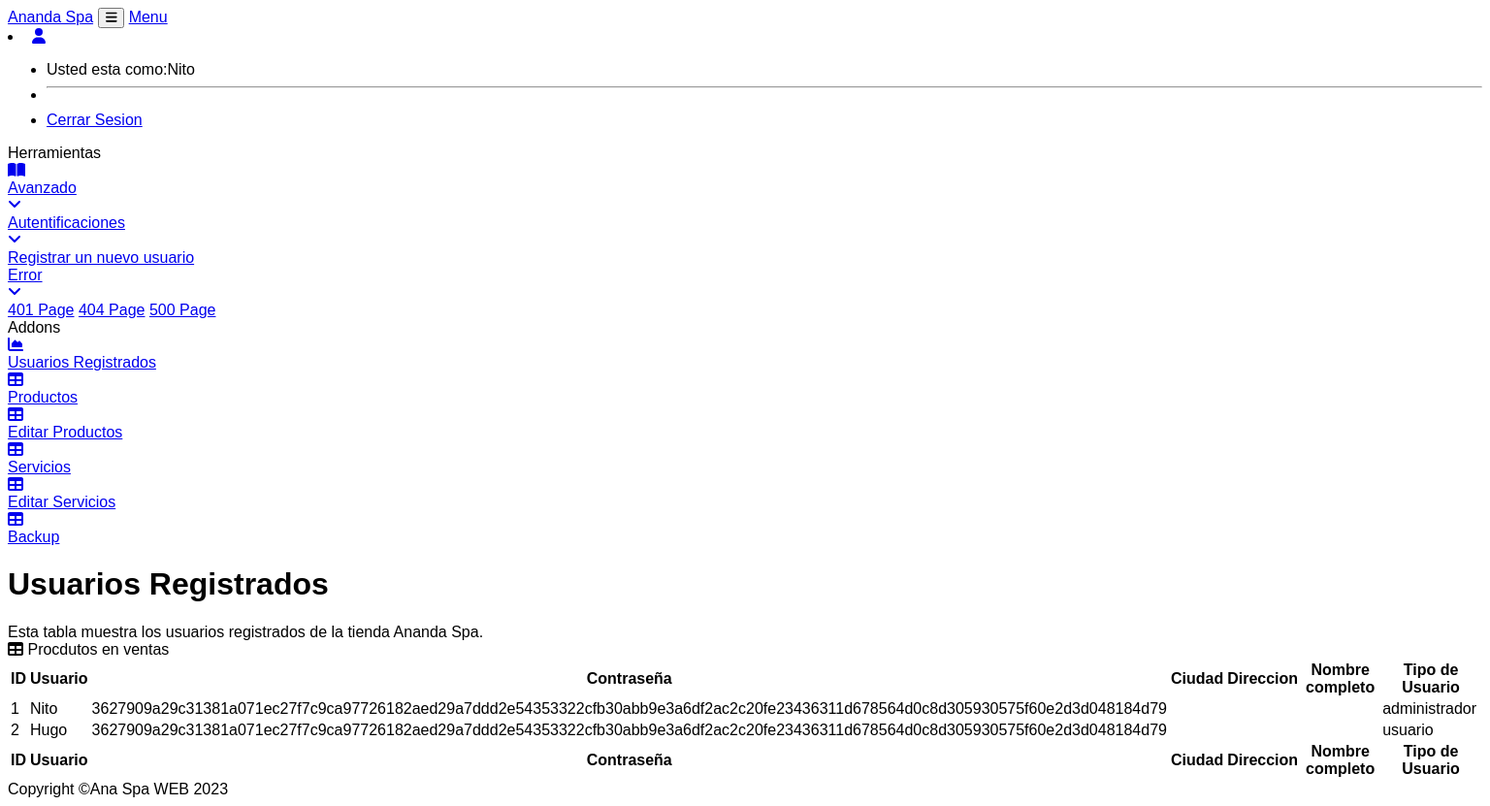
The app's page /usuarios_registrados.php (signed in), older data.
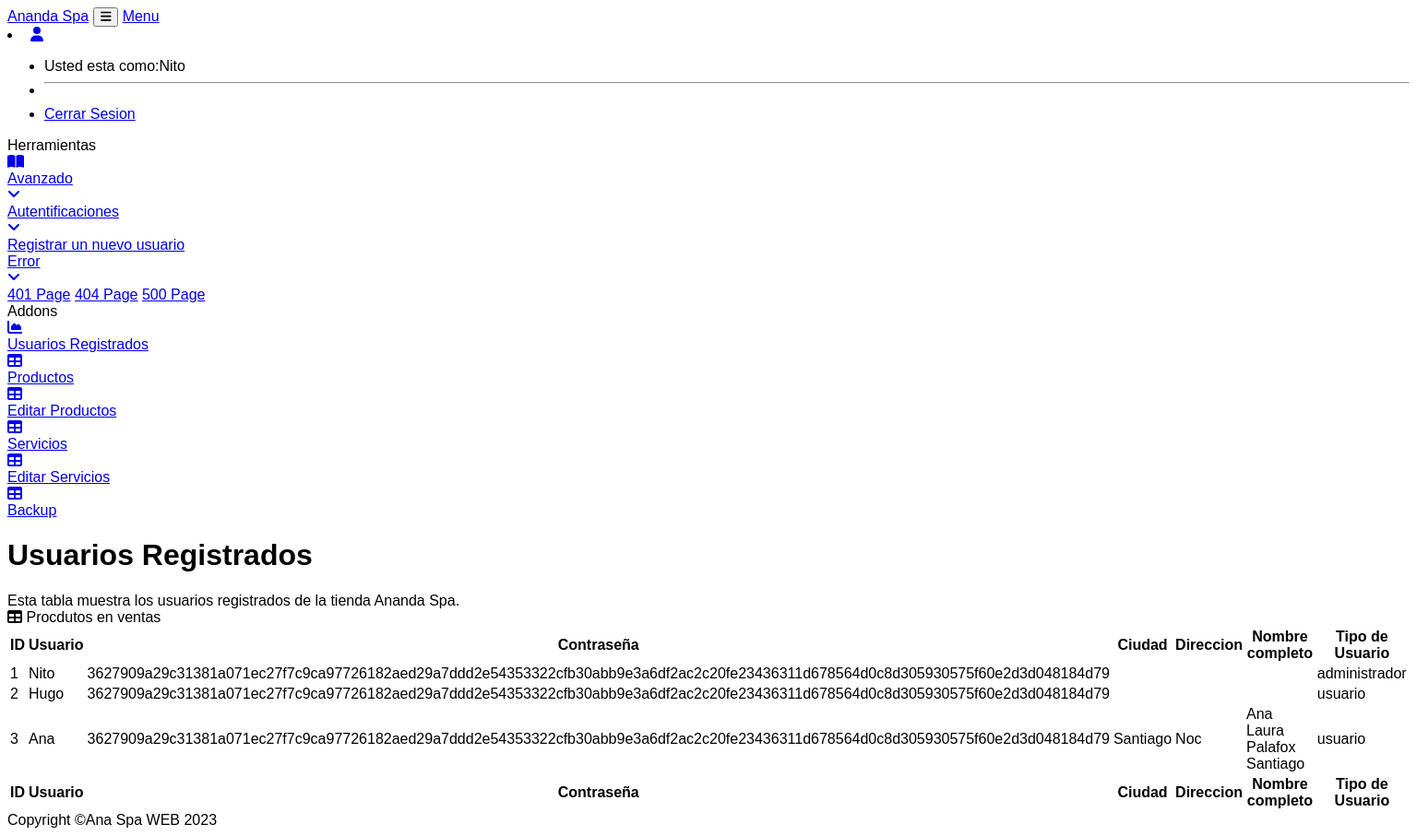
The same page, newer data.
### tables this page shows
CREATE TABLE `usuarios` (
  `id` int(11) NOT NULL AUTO_INCREMENT,
  `usuario` varchar(255) NOT NULL,
  `password` varchar(255) NOT NULL,
  `tipo_usuario` varchar(255) NOT NULL,
  `Ciudad` varchar(30) NOT NULL,
  `Direccion` varchar(50) NOT NULL,
  `Nombre_Completo` text NOT NULL,
  PRIMARY KEY (`id`)
);

### functions.php (called while the page is built, shortened)
<?php
function iniciarSession($table, $conexion){
  $statement = $conexion->prepare("SELECT * FROM $table WHERE usuario = :usuario");
  $statement->execute([
    ':usuario' => $_SESSION['usuario']
  ]);
  return $statement->fetch(PDO::FETCH_ASSOC);
}
?>

### usuarios_registrados.php (the view, shortened to what the changed rows need)
<?php session_start();
require 'conexion.php';
require 'functions.php';
$conexion = conexion($bd_config);
$admin = iniciarSession('usuarios', $conexion);
if ($admin['tipo_usuario'] == 'administrador') {
  $user = iniciarSession('usuarios', $conexion);
} else {
  header('Location: '.RUTA.'index.php');
}
?>
<?php
    include ("cnn.php");
    $Usuarios = "SELECT * FROM usuarios"
?>
<!DOCTYPE html>
<html lang="en">
    <head>
        <link href="https://cdn.jsdelivr.net/npm/simple-datatables@latest/dist/style.css" rel="stylesheet" />
        <link href="css/styles.css" rel="stylesheet" />
    </head>
    <body class="sb-nav-fixed">
        <nav class="sb-topnav navbar navbar-expand navbar-dark bg-dark">
            <form class="d-none d-md-inline-block form-inline ms-auto me-0 me-md-3 my-2 my-md-0">
                <li class="nav-item dropdown">
                    <ul class="dropdown-menu dropdown-menu-end" aria-labelledby="navbarDropdown">
                        <li>Usted esta como:<?php echo $user['usuario']; ?></li>
                        <li><hr class="dropdown-divider" /></li>
                        <li><a class="dropdown-item" href="close.php">Cerrar Sesion</a></li>
                    </ul>
                </li>
            </form>
        </nav>
        <div id="layoutSidenav">
            <div id="layoutSidenav_content">
                <main>
                    <div class="container-fluid px-4">
                        <h1 class="mt-4">Usuarios Registrados</h1>
                        <div class="card mb-4">
                            <div class="card-body">
                                <table id="datatablesSimple">
                                    <thead>
                                        <tr>
                                            <th>ID</th>
                                            <th>Usuario</th>
                                            <th>Contraseña</th>
                                            <th>Ciudad</th>
                                            <th>Direccion</th>
                                            <th>Nombre completo</th>
                                            <th>Tipo de Usuario</th>
                                        </tr>
                                    </thead>
                                    <tfoot>
                                        <tr>
                                            <th>ID</th>
                                            <th>Usuario</th>
                                            <th>Contraseña</th>
                                            <th>Ciudad</th>
                                            <th>Direccion</th>
                                            <th>Nombre completo</th>
                                            <th>Tipo de Usuario</th>
                                        </tr>
                                    </tfoot>
                                    <tbody>
                                    <?php $resultado = mysqli_query($conexion, $Usuarios);
                                    while($row=mysqli_fetch_assoc($resultado)){?>
                                        <tr>
                                            <td class="table__item" ><?php echo $row["id"];?></td>
                                            <td class="table__item" ><?php echo $row["usuario"];?></td>
                                            <td class="table__item" ><?php echo $row["password"];?></td>
                                            <td class="table__item" ><?php echo $row["Ciudad"];?></td>
                                            <td class="table__item" ><?php echo $row["Direccion"];?></td>
                                            <td class="table__item" ><?php echo $row["Nombre_Completo"];?></td>
                                            <td class="table__item" ><?php echo $row["tipo_usuario"];?></td>
                                    <?php } ?>
                                        </tr>
                                    </tbody>
                                </table>
                            </div>
                        </div>
                    </div>
                </main>
            </div>
        </div>
    </body>
</html>

Row changes from the older to the newer data that the page shows:
added usuarios: id "3", usuario "Ana", password "3627909a29c31381a071ec27f7c9ca97726182aed29a7ddd2e54353322cfb30abb9e3a6df2ac2c20fe23436311d678564d0c8d305930575f60e2d3d048184d79", Ciudad "Santiago", Direccion "Noc", Nombre_Completo "Ana Laura Palafox Santiago", tipo_usuario "usuario"
